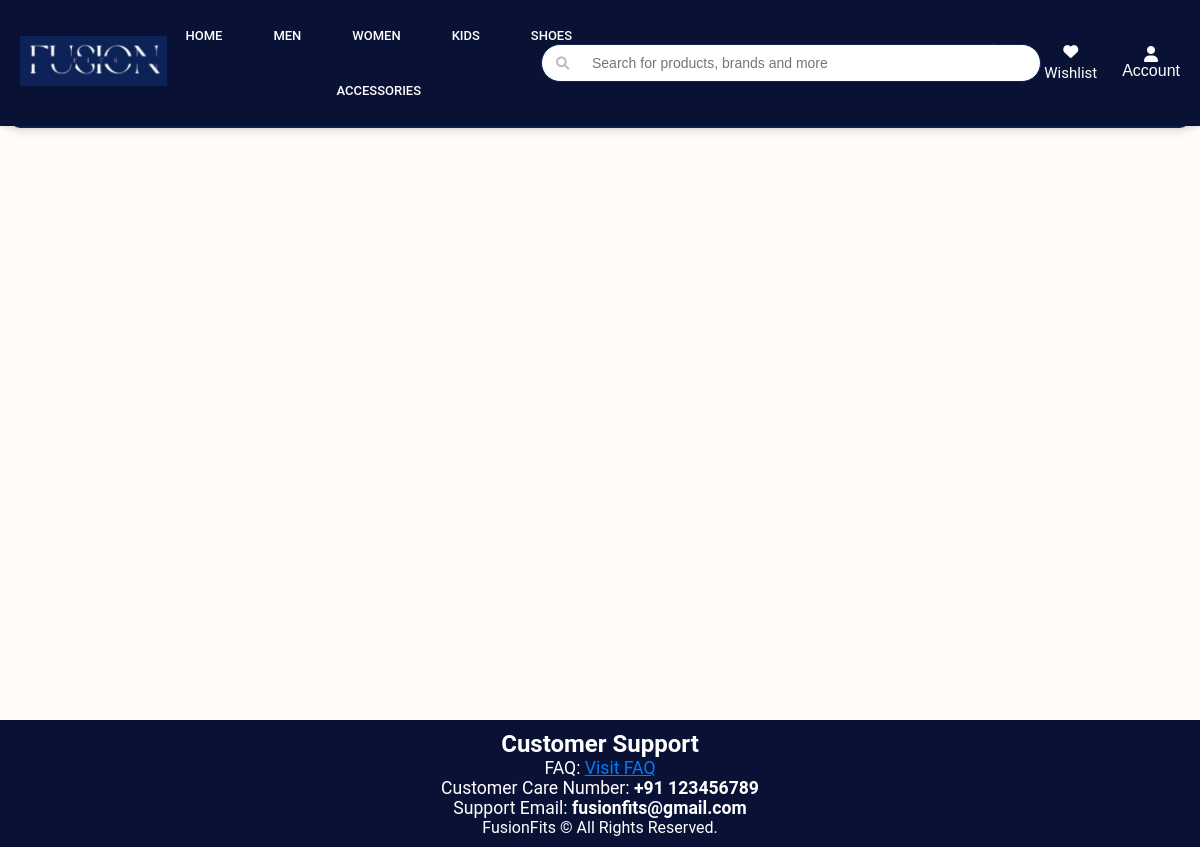
Page /admin/role_approval_requests (signed in) on the earlier database version.
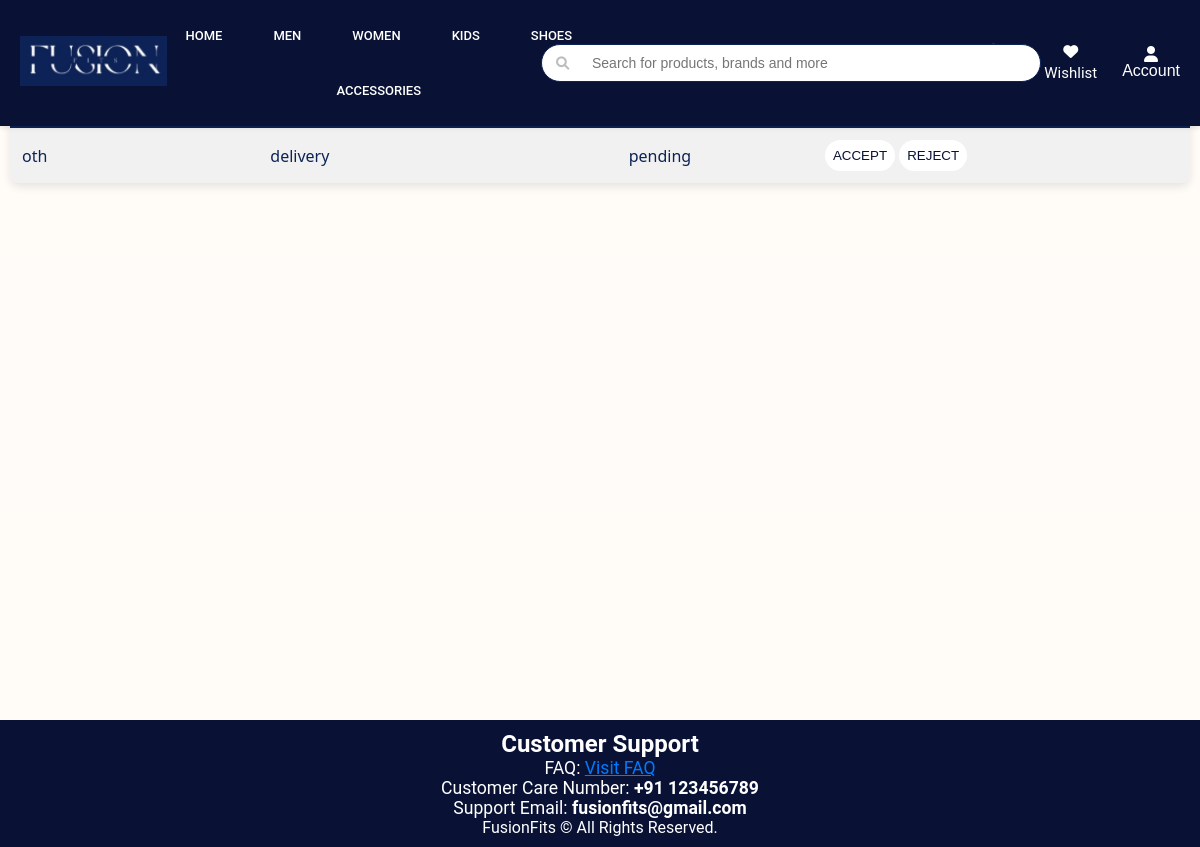
Same page on the later database version.
### app/models.py (models this page shows, shortened)
class RoleApprovalRequest(db.Model):
    id = db.Column(db.Integer, primary_key=True)
    user_id = db.Column(db.Integer, db.ForeignKey("user.id"), nullable=False)
    requested_role = db.Column(db.String(20), nullable=False)
    status = db.Column(db.String(20), default="pending")  # 'pending', 'approved', 'rejected'
    created_at = db.Column(db.DateTime, default=datetime.utcnow)
    updated_at = db.Column(db.DateTime, default=datetime.utcnow, onupdate=datetime.utcnow)
    user = db.relationship("User", backref="role_requests")

class User(UserMixin, db.Model):
    id = db.Column(db.Integer, primary_key=True)
    username = db.Column(db.String(50), nullable=False)
    email = db.Column(db.String(100), unique=True, nullable=False)
    password = db.Column(db.String(255), nullable=False)
    role = db.Column(db.String(20), nullable=False)
    contact = db.Column(db.String(20), nullable=False)
    address = db.Column(db.String(200), nullable=False)
    city = db.Column(db.String(100), nullable=False)
    dob = db.Column(db.Date, nullable=False)
    reset_token = db.Column(db.String(128), nullable=True)

### app/admin.py (the view, shortened to what this page needs)
@admin.route('/role_approval_requests', methods=['GET', 'POST'])
@restrict_to_admin()
def role_approval_requests():
    requests = RoleApprovalRequest.query.filter_by(status='pending').all()
    return render_template('role_approval_requests.html', requests=requests)

### app/utils.py (called while the page is built)
def restrict_to_admin():
    def decorator(f):
        @wraps(f)
        @login_required
        def decorated_function(*args, **kwargs):
            if current_user.role != "admin":
                flash("Access denied! Admins only.", "danger")
                return redirect(url_for("main.home"))
            return f(*args, **kwargs)
        return decorated_function
    return decorator

### app/templates/role_approval_requests.html (shortened to what this page needs)
<!DOCTYPE html>
<html lang="en">
  <head>
  </head>
  <body>
    {% extends "home.html" %} {% block title %}Admin Dashboard{% endblock %} {%
    block content %}
    <div class="containe">
      <h1>Role Approval Requests</h1>
      <table>
        <thead>
          <tr>
            <th>Username</th>
            <th>Requested Role</th>
            <th>Status</th>
            <th>Actions</th>
          </tr>
        </thead>
        <tbody>
          {% for request in requests %}
          <tr>
            <td>{{ request.user.username }}</td>
            <td>{{ request.requested_role }}</td>
            <td>{{ request.status }}</td>
            <td>
              <form method="post">
                <button type="submit" name="action" value="approve">
                  ACCEPT
                </button>
                <button type="submit" name="action" value="reject">
                  REJECT
                </button>
              </form>
            </td>
          </tr>
          {% endfor %}
        </tbody>
      </table>
    </div>
    {% endblock %}

Differences in the rows shown:
added RoleApprovalRequest: user.username "oth", requested_role "delivery", status "pending"
